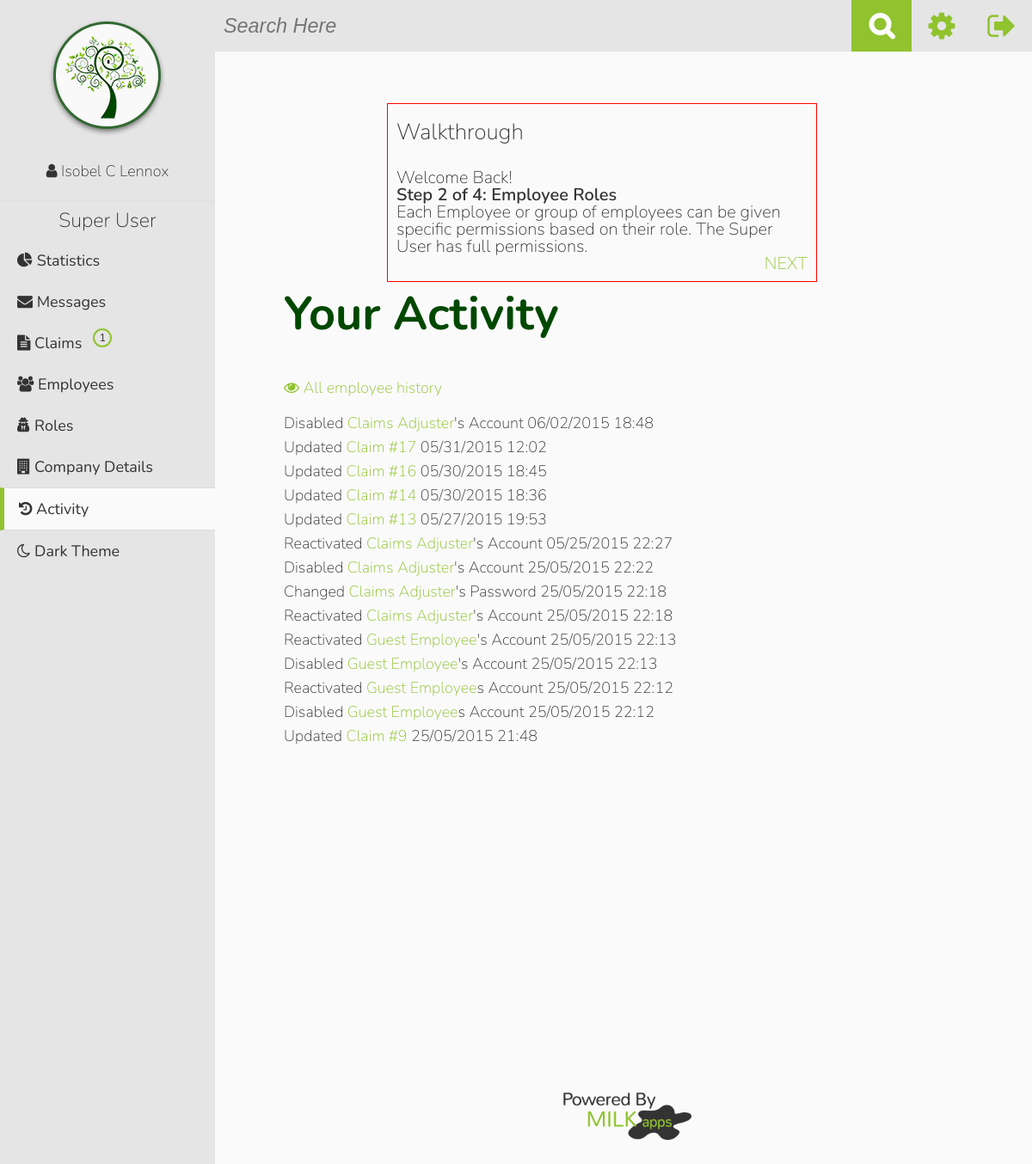
Screenshot of /activity.php (signed in) with the database file from the repository.
### tables this page shows
CREATE TABLE IF NOT EXISTS `company_details` (
  `id` int(11) NOT NULL,
  `logo` varchar(60) DEFAULT NULL,
  `name` varchar(60) NOT NULL,
  `address` varchar(60) NOT NULL,
  `city` varchar(60) NOT NULL,
  `state` varchar(20) NOT NULL,
  `zip` varchar(10) NOT NULL,
  `phone` varchar(20) NOT NULL,
  `content` varchar(500) NOT NULL
);

CREATE TABLE IF NOT EXISTS `roles` (
  `id` int(11) NOT NULL,
  `name` varchar(60) NOT NULL
);

CREATE TABLE IF NOT EXISTS `history` (
  `id` int(11) NOT NULL,
  `user_id` int(7) NOT NULL,
  `content` varchar(250) NOT NULL,
  `datetime` varchar(20) NOT NULL,
  `is_employee` int(1) NOT NULL
);

### activity.php (the view)
<?php
$current_page="activity";
include("inc/header.php"); ?>
    <span class="activity">
         <?php  if(isset($_GET['all'])){ ?>
                <h1>All Activity</h1>
                  <span class="left"><a href="activity.php"><i class="fa fa-eye"></i> View your history</a></span> <br><br>
                  <?php
                $query  = "SELECT * FROM history WHERE is_employee=1 ORDER BY id DESC";
                $result = mysqli_query($connection, $query);
                if($result){
                    echo "<ul>";
                    foreach($result as $show){
                        $user=find_user_by_id($show['user_id']);
                        echo "<li><a href=\"profile.php?user=".$user['id']."\">".$user['first_name']." ".$user['last_name']."</a> ".$show['content']." ".$show['datetime']."</li>";
                        }
                    echo "</ul>";
                }
  }else{ ?>
                  <h1>Your Activity</h1>
                  <?php  if($_SESSION['is_employee']==1){ ?>
                  <span class="left"><a href="activity.php?all"><i class="fa fa-eye"></i> All employee history</a></span>
                  <?php  } ?>
                  <br>
                  <br>
<?php
            if(isset($_GET['filter'])){
                echo "<h3>".strtoupper($_GET['filter'])."</h3>";
                if($_GET['filter']=="" || $_GET['filter']=="all"){
                $query  = "SELECT * FROM history WHERE user_id={$_SESSION['user_id']} ORDER BY id DESC";
                }else{
                 $query  = "SELECT * FROM history WHERE user_id={$_SESSION['user_id']} AND content LIKE '%{$_GET['filter']}%' ORDER BY id DESC";
                }
            }else{
                $query  = "SELECT * FROM history WHERE user_id={$_SESSION['user_id']} ORDER BY id DESC";
            }
    $result = mysqli_query($connection, $query);
    if($result){
        echo "<ul>";
        foreach($result as $show){
          echo "<li>".$show['content']." ".$show['datetime']."</li>";
        }
         echo "</ul>";
    }
    } ?>
</span>
<?php include("inc/footer.php"); ?>

### inc/header.php (shortened to what this page needs)
<?php require_once("inc/session.php");
?>
<!DOCTYPE html>
<html>
    <head>
        <link rel="stylesheet" href="//maxcdn.bootstrapcdn.com/font-awesome/4.3.0/css/font-awesome.min.css">
        <?php if(isset($_SESSION['theme'])){
        if($_SESSION['theme']==1){
                     ?>
                    <link rel="stylesheet" href="css/style.css">
                    <link rel="stylesheet" href="css/dark-theme.css">
            <?php  }else{
                      ?>
                    <link rel="stylesheet" href="css/style.css">
            <?php   }
        }else{ ?>
            <link rel="stylesheet" href="css/style.css">
        <?php } ?>
        <link rel="stylesheet" href="js/fancybox/source/jquery.fancybox.css?v=2.1.5" type="text/css" media="screen" />
    </head>
<body>
<nav>
  <div class= 'logo_user'>
    <?php
        $logo_query="SELECT * FROM company_details";
        $logo_found=mysqli_query($connection, $logo_query);;
        if($logo_found){
            $details=mysqli_fetch_assoc($logo_found);
            $logo=$details['logo'];
        }else{
            $logo="img/under_my_roof_sm.png";
        }
        ?>
    <a href="index.php"><img src="<?php echo $logo; ?>" alt="Greenwell Bank Logo"></a><br>
<?php
if(isset($sub_page) && $sub_page=="profile"){
    echo "<p class=\"sub_page\"><i class=\"fa fa-user\"> </i><a href=\"profile.php\"> " . $_SESSION['username'] ."</a></p>";
}else{
   echo " <p><i class=\"fa fa-user\"> </i>" . "    ". "<a href=\"profile.php\">" . $_SESSION['username'] . "</a></p>";
}
echo "</div>";
if($_SESSION['is_employee']==0){
         ?>
        <ul>
         <?php
                if(isset($current_page) && $current_page=="dashboard"){
                    echo "<li class=\"current_page\"><a href=\"index.php\"><i class=\"fa fa-tachometer\"></i> Dashboard</a></li>";
                }else{
                   echo " <li><a href=\"index.php\"><i class=\"fa fa-tachometer\"></i> Dashboard</a></li>";
                }
                if(isset($current_page) && $current_page=="inventory"){
                    echo "<li class=\"current_page\"><a href='inventory.php'><i class=\"fa fa-cubes\"></i> Inventory</a>";
                    echo "<ul>";
                    if(isset($sub_page)&&($sub_page == "add_item")) {
                      echo "<li class=\"sub_page\"><a href='add_item.php'><i class=\"fa fa-plus\"></i> Add Item</a></li>";
                    } else {
                      echo "<li><a href=\"add_item.php\"><i class=\"fa fa-plus\"></i> Add Item</a></li>";
                    }
                    if(isset($sub_page)&&($sub_page == "view_rooms")) {
                      echo "<li class=\"sub_page\"><a href='rooms.php'><i class=\"fa fa-eye\"></i> Manage Rooms</a></li>";
                    } else {
                      echo "<li><a href='rooms.php'><i class=\"fa fa-eye\"></i> Manage Rooms</a></li>";
                    }
                    echo "</ul></li>";
                ?>
            <?php
                }else{
                   echo " <li><a href='inventory.php'><i class=\"fa fa-cubes\"></i> Inventory</a> ";
                     ?>
              <ul>
                <li><a href="add_item.php"><i class="fa fa-plus"></i> Add Item</a></li>
                <li><a href="rooms.php"><i class="fa fa-eye"></i> Manage Rooms</a></li>
              </ul> </li>
               <?php
                }
    if(isset($current_page) && $current_page=="claims"){
      $all_query  = "SELECT COUNT(*) as total FROM claims WHERE user_id={$_SESSION['user_id']} AND status_id=4";
      $all_result = mysqli_query($connection, $all_query);
      $data=mysqli_fetch_assoc($all_result);
      if($data['total']==0){ $claim_alert=""; $total_alerts=""; }else{ $claim_alert="claim_alert_client"; $total_alerts=$data['total']; }
      ?>
            <li class="current_page"><a class='alert_container' href="claim_history.php"><i class="fa fa-folder-open"></i> Claims <div class="<?php echo $claim_alert; ?>"><?php echo $total_alerts; ?></div></a>
            <ul>
          <?php
              if(isset($sub_page)&&($sub_page == "file_claim")) {
                echo "<li class=\"sub_page\"><a href=\"file_new_claim.php\"><i class=\"fa fa-file-text\"></i> File Claim</a></li> ";
              } else {
                echo "<li><a href=\"file_new_claim.php\"><i class=\"fa fa-file-text\"></i> File Claim</a></li>";
              }?>
            </ul>
            </li>
<?php }else{
            $all_query  = "SELECT COUNT(*) as total FROM claims WHERE user_id={$_SESSION['user_id']} AND status_id=4";
            $all_result = mysqli_query($connection, $all_query);
            $data=mysqli_fetch_assoc($all_result);
            if($data['total']==0){ $claim_alert=""; $total_alerts=""; }else{ $claim_alert="claim_alert_client"; $total_alerts=$data['total']; }
          ?>
            <li><a class='alert_container' href="claim_history.php"><i class="fa fa-folder-open"></i> Claims <div class="<?php echo $claim_alert; ?>"><?php echo $total_alerts; ?></div></a>
                <ul>
                 <li><a href="file_new_claim.php"><i class="fa fa-file-text"></i> File Claim</a></li>
                </ul>
            </li>
   <?php }
             if(isset($current_page) && $current_page=="activity"){ ?>
            <li class="current_page"><a href="activity.php"><i class="fa fa-history"></i> Activity</a></li>
            <?php }else{ ?>
             <li><a href="activity.php"><i class="fa fa-history"></i> Activity</a></li>
           <?php  }
            if(isset($current_page) && $current_page=="help"){?>
             <?php }else{ ?>
              <?php  } ?>
        </ul>
<?php }else{
     ?>
     <?php
    $role_query  = "SELECT * FROM roles WHERE id={$_SESSION['role']}";
    $role_result = mysqli_query($connection, $role_query);
    if($role_result){
        $role=mysqli_fetch_assoc($role_result);
        echo "<h4>".$role['name']."</h4>";
    }
    $claim_notification="SELECT COUNT(*) as total FROM claims WHERE status_id=0";
    $result=mysqli_query($connection, $claim_notification);
    $data=mysqli_fetch_assoc($result);
    $total= $data['total'];
   $role=0;
     foreach($_SESSION['permissions'] as $key => $val){
        if($val==3){
            $role++;
        }
    }  ?>
            <ul>
                   <?php
                    $message_query="SELECT COUNT(*) as messages FROM messages WHERE sent_to={$_SESSION['user_id']} AND viewed=0";
                    $message_found=mysqli_query($connection, $message_query);
                    $mes=mysqli_fetch_assoc($message_found);
                    $num_messg= $mes['messages'];
                    ?>
                <?php  if(isset($current_page) && $current_page=="dashboard"){ ?>
                        <li class="current_page"><a href="index.php"><i class="fa fa-pie-chart"></i> Statistics</a></li>
                <?php  }else{ ?>
                    <li><a href="index.php"><i class="fa fa-pie-chart"></i> Statistics</a></li>
                <?php   } ?>
                <?php  if(isset($current_page) &&  $current_page=="messages"){ ?>
                        <li class="current_page"><a href="messages.php" class='alert_container'><i class="fa fa-envelope"></i> Messages <?php if(!empty($num_messg) || $num_messg!=="0"){ ?> <div class="claim_alert"><?php echo $num_messg; ?></div><?php } ?></a></li>
                <?php  }else{ ?>
                        <li><a href="messages.php" class='alert_container'><i class="fa fa-envelope"></i> Messages </a></li>
                <?php   } ?>
                <?php
                      if(isset($current_page) && $current_page=="claims"){ ?>
                <li class="current_page"><a class='alert_container' href="claims.php?pending"><i class="fa fa-file-text"></i> Claims <?php if(!empty($total)){ ?><div class="claim_alert"><?php echo $total; ?></div><?php } ?></a></li>
              <?php  }else{ ?>
                <li><a class='alert_container' href="claims.php?pending"><i class="fa fa-file-text"></i> Claims <?php if(!empty($total)){ ?><div class="claim_alert"><?php echo $total; ?></div><?php } ?></a></li>
             <?php   } ?>
                <?php  if(isset($current_page) && $current_page=="employees"){ ?>
                        <li class="current_page"><a href="employees.php"><i class="fa fa-users"></i> Employees</a></li>
              <?php  }else{ ?>
                     <li><a href="employees.php"><i class="fa fa-users"></i> Employees</a></li>
             <?php   } ?>
                <?php  if(isset($current_page) && $current_page=="roles"){
                        if($role == 1){ ?>
                            <li class="current_page"><a href="roles.php"><i class="fa fa-user-secret"></i> Roles</a></li>
                        <?php }?>
              <?php  }else{
                        if($role == 1){ ?>
                <li><a href="roles.php"><i class="fa fa-user-secret"></i> Roles</a></li>
                <?php }?>
             <?php   } ?>
            <?php  if(isset($current_page) && $current_page=="company"){ ?>
                        <li class="current_page"><a href="company_details.php"><i class="fa fa-building"></i> Company Details</a></li>
              <?php  }else{ ?>
                      <li><a href="company_details.php"><i class="fa fa-building"></i> Company Details</a></li>
             <?php   } ?>
                <?php if(isset($current_page) && $current_page=="activity"){ ?>
                <li class="current_page"><a href="activity.php"><i class="fa fa-history"></i> Activity</a></li>
                    <?php }else{ ?>
                     <li><a href="activity.php" ><i class="fa fa-history"></i> Activity</a></li>
                   <?php  } ?>
            </ul>
<?php }  ?>
            <ul id="themes">
                 <?php if(isset($_SESSION['theme'])){
            if($_SESSION['theme']==1){
                  echo "<li><a href=\"edit.php?theme\"><i class=\"fa fa-sun-o\"></i> Light Theme</a></li>";
                    }else{
                    echo "<li><a href=\"edit.php?theme\"><i class=\"fa fa-moon-o\"></i> Dark Theme</a></li>";
                    }
                }else{
            echo "<li><a href=\"edit.php?theme\"><i class=\"fa fa-moon-o\"></i> Dark Theme</a></li>";
            }
        ?>
             </ul>
          </nav>
<header>
    <div class="search_container">
        <form class='search' action="search.php" method="POST">
          <input type="search" placeholder='Search Here' name="query" id="searchbar">
          <input type="submit" name="search" id="nav_search" value="&#xf002;">
      </form>
  </div>
    <div class="account_links">
        <div>
          <a title="Manage Account Settings" href="edit_profile.php#settings"><i id="spinCog" class="fa fa-cog fa-2x"></i></a>
        </div>
        <div>
          <a title="Log Out" href="logout.php"><i class="fa fa-sign-out fa-2x"></i></a>
        </div>
    </div>
</header>
        <div class="clearfix" id="page">
              <?php echo walkthrough(); ?>
              <div class="content_wrapper">

### rows the page displays
company_details: logo (picture)
roles: name "Super User"
history: content "Disabled Claims Adjuster 's Account", datetime "06/02/2015 18:48"
history: content "Updated Claim #17", datetime "05/31/2015 12:02"
history: content "Updated Claim #16", datetime "05/30/2015 18:45"
history: content "Updated Claim #14", datetime "05/30/2015 18:36"
history: content "Updated Claim #13", datetime "05/27/2015 19:53"
history: content "Reactivated Claims Adjuster 's Account", datetime "05/25/2015 22:27"
history: content "Disabled Claims Adjuster 's Account", datetime "25/05/2015 22:22"
history: content "Changed Claims Adjuster 's Password", datetime "25/05/2015 22:18"
history: content "Reactivated Claims Adjuster 's Account", datetime "25/05/2015 22:18"
history: content "Reactivated Guest Employee 's Account", datetime "25/05/2015 22:13"
history: content "Disabled Guest Employee 's Account", datetime "25/05/2015 22:13"
history: content "Reactivated Guest Employee S Account", datetime "25/05/2015 22:12"
history: content "Disabled Guest Employee S Account", datetime "25/05/2015 22:12"
history: content "Updated Claim #9", datetime "25/05/2015 21:48"

### other values shown
$_SESSION['username'] "Isobel C Lennox"
$total "1"
walkthrough() "Welcome Back! Step 2 of 4: Employee Roles Each Employee or group of employees can be given specific permissions based on their role. The Super User has full permissions. NEXT"
